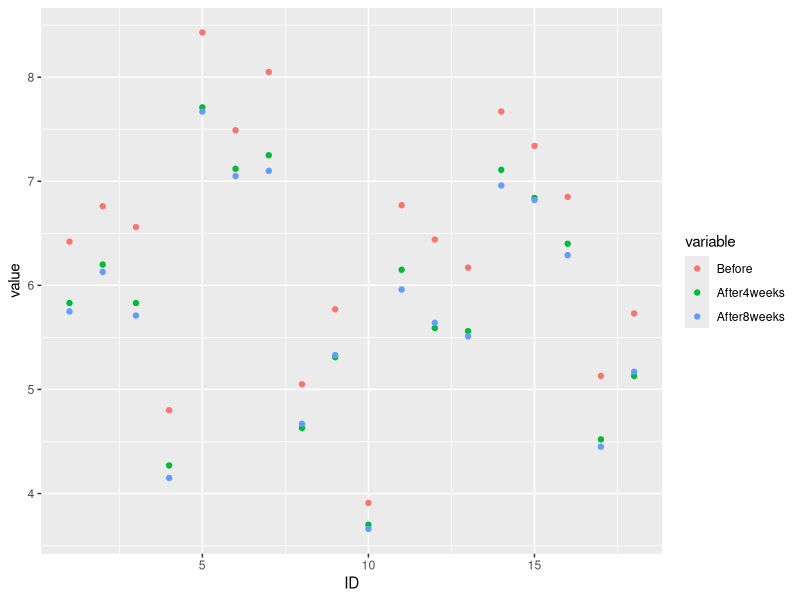
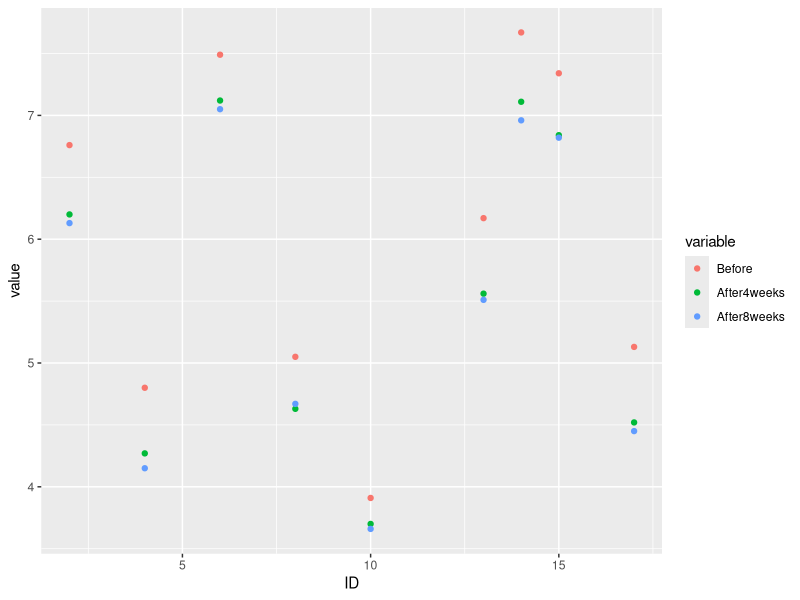
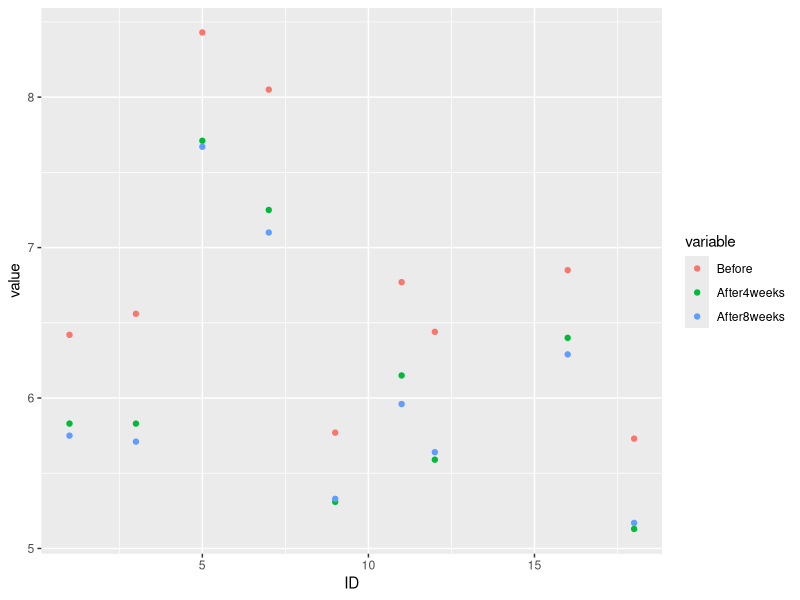

R code for these plots, in order:
"Le premier [exercice] a pour but de faire une analyse de
visualisation avec R pour présenter la problématique générale"

"
Readme sur le dataset :

A study tested whether cholesterol was reduced after using a certain brand of margarine as part of a low fat, low cholesterol diet.
The subjects consumed on average 2.31g of the active ingredient, stanol easter, a day. This data set contains information on 18 people
using margarine to reduce cholesterol over three time points.
"
# installation des packages si besoin:
# install.packages("readr")
# install.packages("reshape2")
# install.packages("ggplot2")

#import des packages 
library(readr)      #lecteur de csv
library(reshape2)   #fonction melt 
library(ggplot2)    #plotting


#charger les données du csv dans une variable 'cholcsv'
cholcsv = read.csv("./data/Cholesterol_R.csv", header=TRUE, fileEncoding = 'UTF-8-BOM')


#avant de passer à la suite, il est important d'explorer un peu le CSV
#l'explorateur de variable de rstudio est bien pour cela.

#récupérer le header du fichier dans une variable 'header'
header = colnames(cholcsv)
header

#summary donne des stats rapides sur les colonnes
#la première colonne 'id' est exclue des stats (pas de sens de faire des stats sur un id autoincrémenté)
summary(cholcsv[-1])

#utilisation de la fonction table pour voir les catégories de la colonne 'Margarine'
table(cholcsv$Margarine)

"
Il y a deux types de margarine dans le dataset : A et B
il faut faire 3 jeux de data :
  - Un pour le type A
  - Un pour le type B
  - Un avec les deux types mélangés

Pour voir si on peut observer des différences
"

typeA = cholcsv[cholcsv$Margarine=="A",]
typeB = cholcsv[cholcsv$Margarine=="B",]

#passer les données en format "Tall" pour plotter
melted.all = melt(cholcsv[-5], id.vars="ID")
melted.typeA = melt(typeA[-5], id.vars="ID")
melted.typeB = melt(typeB[-5], id.vars="ID")

# Création des plots. Pour ce faire, on utilise les données sous format 'tall'
ggplot(melted.all, aes(ID,value, col=variable)) + 
  geom_point()
#   +stat_smooth()

ggplot(melted.typeA, aes(ID,value, col=variable)) + 
  geom_point()


ggplot(melted.typeB, aes(ID,value, col=variable)) + 
  geom_point()


# Faire une ANOVA pour chercher différence type A et type B ?
# Faire une petite comparaison aux amélioration moyennes attendues avec statines ?


# ********************************************
# Pour tous types de margarine confondus :
# Amélioration moyenne en 4 semaines :
mean(cholcsv$Before - cholcsv$After4weeks)

# écart-type d'amélioration moyenne en 4 semaines:
sd(cholcsv$Before - cholcsv$After4weeks)

# Amélioration moyenne en 8 semaines :
mean(cholcsv$Before - cholcsv$After8weeks)

# écart-type :
sd(cholcsv$Before - cholcsv$After8weeks)
# ********************************************


# ********************************************
# Pour Margarine de type A :
# Amélioration moyenne en 4 semaines :
mean(typeA$Before - typeA$After4weeks)

# écart-type d'amélioration moyenne en 4 semaines:
sd(typeA$Before - typeA$After4weeks)

# Amélioration moyenne en 8 semaines :
mean(typeA$Before - typeA$After8weeks)

# écart-type :
sd(typeA$Before - typeA$After8weeks)
# ********************************************


# ********************************************
# Pour Margarine de type B :
# Amélioration moyenne en 4 semaines :
mean(typeB$Before - typeB$After4weeks)

# écart-type d'amélioration moyenne en 4 semaines:
sd(typeB$Before - typeB$After4weeks)

# Amélioration moyenne en 8 semaines :
mean(typeB$Before - typeB$After8weeks)

# écart-type :
sd(typeB$Before - typeB$After8weeks)
# ********************************************
